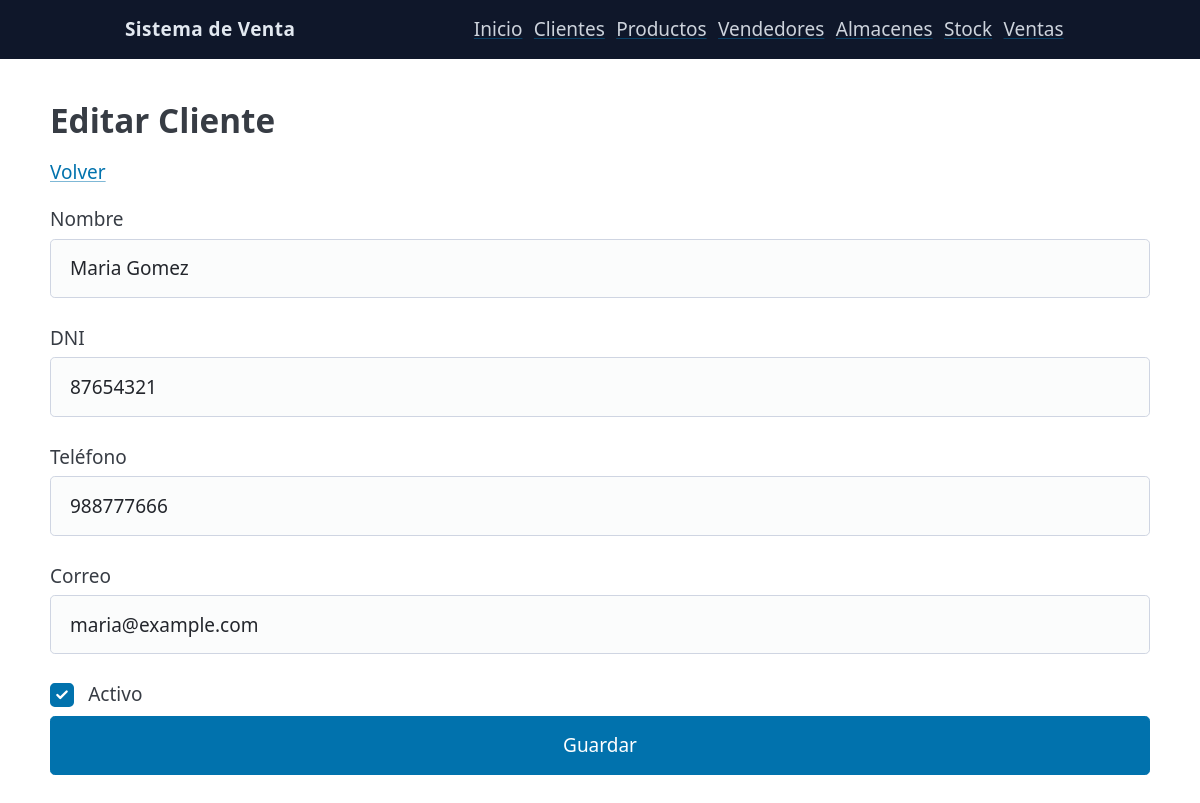
Page /clientes/editar?id=2 on the committed database.
### tables this page shows
CREATE TABLE IF NOT EXISTS cliente (
  idcliente INT AUTO_INCREMENT PRIMARY KEY,
  nombre VARCHAR(120) NOT NULL,
  dni VARCHAR(20) NOT NULL UNIQUE,
  telefono VARCHAR(30) NULL,
  correo VARCHAR(120) NULL,
  estado TINYINT(1) NOT NULL DEFAULT 1,
  created_at TIMESTAMP DEFAULT CURRENT_TIMESTAMP,
  updated_at TIMESTAMP DEFAULT CURRENT_TIMESTAMP ON UPDATE CURRENT_TIMESTAMP
);

### app/Core/Controller.php (called while the page is built, shortened)
<?php
class Controller
{
    protected function view(string $view, array $data = []): void
    {
        require __DIR__ . '/../Views/layout.php';
    }
}

### app/Controllers/ClientesController.php (called while the page is built, shortened)
<?php
class ClientesController extends Controller
{
    public function edit(): void
    {
        $id = (int)($_GET['id'] ?? 0);
        $cliente = Cliente::find($id);
        $this->view('clientes/form', compact('cliente'));
    }
}

### public/index.php (called while the page is built, shortened)
<?php
spl_autoload_register(function ($class) {
    $prefix = 'App\\';
    $base_dir = __DIR__ . '/../app/';
    $relative_class = substr($class, strlen($prefix));
    $file = $base_dir . str_replace('\\', '/', $relative_class) . '.php';
});
$router = new Router();
$router->get('/', function(){ (new HomeController)->index(); });
$router->get('/clientes', function(){ (new ClientesController)->index(); });
$router->get('/clientes/crear', function(){ (new ClientesController)->create(); });
$router->post('/clientes/guardar', function(){ (new ClientesController)->store(); });
$router->get('/clientes/editar', function(){ (new ClientesController)->edit(); });
$router->post('/clientes/actualizar', function(){ (new ClientesController)->update(); });
$router->get('/clientes/eliminar', function(){ (new ClientesController)->delete(); });
$router->get('/productos', function(){ (new ProductosController)->index(); });
$router->get('/productos/crear', function(){ (new ProductosController)->create(); });
$router->post('/productos/guardar', function(){ (new ProductosController)->store(); });
$router->get('/productos/editar', function(){ (new ProductosController)->edit(); });
$router->post('/productos/actualizar', function(){ (new ProductosController)->update(); });
$router->get('/productos/eliminar', function(){ (new ProductosController)->delete(); });
$router->get('/vendedores', function(){ (new VendedoresController)->index(); });
$router->get('/vendedores/crear', function(){ (new VendedoresController)->create(); });
$router->post('/vendedores/guardar', function(){ (new VendedoresController)->store(); });
$router->get('/vendedores/editar', function(){ (new VendedoresController)->edit(); });
$router->post('/vendedores/actualizar', function(){ (new VendedoresController)->update(); });
$router->get('/vendedores/eliminar', function(){ (new VendedoresController)->delete(); });
$router->get('/almacenes', function(){ (new AlmacenesController)->index(); });
$router->get('/almacenes/crear', function(){ (new AlmacenesController)->create(); });
$router->post('/almacenes/guardar', function(){ (new AlmacenesController)->store(); });
$router->get('/almacenes/editar', function(){ (new AlmacenesController)->edit(); });
$router->post('/almacenes/actualizar', function(){ (new AlmacenesController)->update(); });
$router->get('/almacenes/eliminar', function(){ (new AlmacenesController)->delete(); });
$router->get('/ventas', function(){ (new VentasController)->index(); });
$router->get('/ventas/crear', function(){ (new VentasController)->create(); });
$router->post('/ventas/guardar', function(){ (new VentasController)->store(); });
$router->get('/stock', function(){ (new StockController)->index(); });
$router->get('/stock/crear', function(){ (new StockController)->create(); });
$router->post('/stock/guardar', function(){ (new StockController)->store(); });
$router->dispatch();

### app/Core/Router.php (called while the page is built, shortened)
<?php
class Router
{
    private array $routes = [];
    public function get(string $path, callable $handler): void { $this->routes['GET'][$path] = $handler; }
    public function post(string $path, callable $handler): void { $this->routes['POST'][$path] = $handler; }
    public function dispatch(): void
    {
        $method = $_SERVER['REQUEST_METHOD'] ?? 'GET';
        $uri = parse_url($_SERVER['REQUEST_URI'] ?? '/', PHP_URL_PATH);
        $path = rtrim($uri, '/') ?: '/';
        $handler = $this->routes[$method][$path] ?? null;
        $handler();
    }
}

### config/config.php (called while the page is built)
<?php
return [
    'db' => [
        'host' => '127.0.0.1',
        'port' => '3306',
        'name' => 'sistema_ventas',
        'user' => 'root',
        'pass' => 'admin',
        'charset' => 'utf8mb4',
    ],
    'debug' => true,
];

### app/Core/DB.php (called while the page is built, shortened)
<?php
class DB
{
    private static ?PDO $pdo = null;
    public static function conn(): PDO
    {
        if (self::$pdo === null) {
            $cfg = require __DIR__ . '/../../config/config.php';
            $db = $cfg['db'];
            $dsn = "mysql:host={$db['host']};port={$db['port']};dbname={$db['name']};charset={$db['charset']}";
            try {
                self::$pdo = new PDO($dsn, $db['user'], $db['pass'], [
                    PDO::ATTR_ERRMODE => PDO::ERRMODE_EXCEPTION,
                    PDO::ATTR_DEFAULT_FETCH_MODE => PDO::FETCH_ASSOC,
                ]);
            } catch (PDOException $e) {
                http_response_code(500);
                if (!empty($cfg['debug'])) {
                    exit('DB connection error: ' . $e->getMessage());
                }
                exit('DB connection error.');
            }
        }
        return self::$pdo;
    }
}

### app/Models/Cliente.php (called while the page is built, shortened)
<?php
class Cliente
{
    public static function find(int $id)
    {
        $st = DB::conn()->prepare("SELECT * FROM cliente WHERE idcliente=?");
        $st->execute([$id]);
        return $st->fetch();
    }
}

### app/Views/clientes/form.php (the view, shortened to what this page needs)
<h2><?= isset($cliente) && $cliente ? 'Editar Cliente' : 'Nuevo Cliente' ?></h2>
<p><a href="/clientes">Volver</a></p>
<form method="post" action="<?= isset($cliente) && $cliente ? '/clientes/actualizar' : '/clientes/guardar' ?>">
  <label>Nombre
    <input type="text" name="nombre" value="<?= htmlspecialchars($cliente['nombre'] ?? '') ?>" required>
  </label>
  <label>DNI
    <input type="text" name="dni" value="<?= htmlspecialchars($cliente['dni'] ?? '') ?>" required>
  </label>
  <label>Teléfono
    <input type="text" name="telefono" value="<?= htmlspecialchars($cliente['telefono'] ?? '') ?>">
  </label>
  <label>Correo
    <input type="email" name="correo" value="<?= htmlspecialchars($cliente['correo'] ?? '') ?>">
  </label>
  <label>
    <input type="checkbox" name="estado" <?= (isset($cliente['estado']) ? (intval($cliente['estado'])===1?'checked':'') : 'checked') ?>> Activo
  </label>
  <button type="submit">Guardar</button>
</form>

### app/Views/layout.php (style rules this page uses)
:root { --brand:#2563eb; }

### rows in the picture
cliente: nombre "Maria Gomez", dni "87654321", telefono "988777666", correo "maria@example.com", estado "☑"
